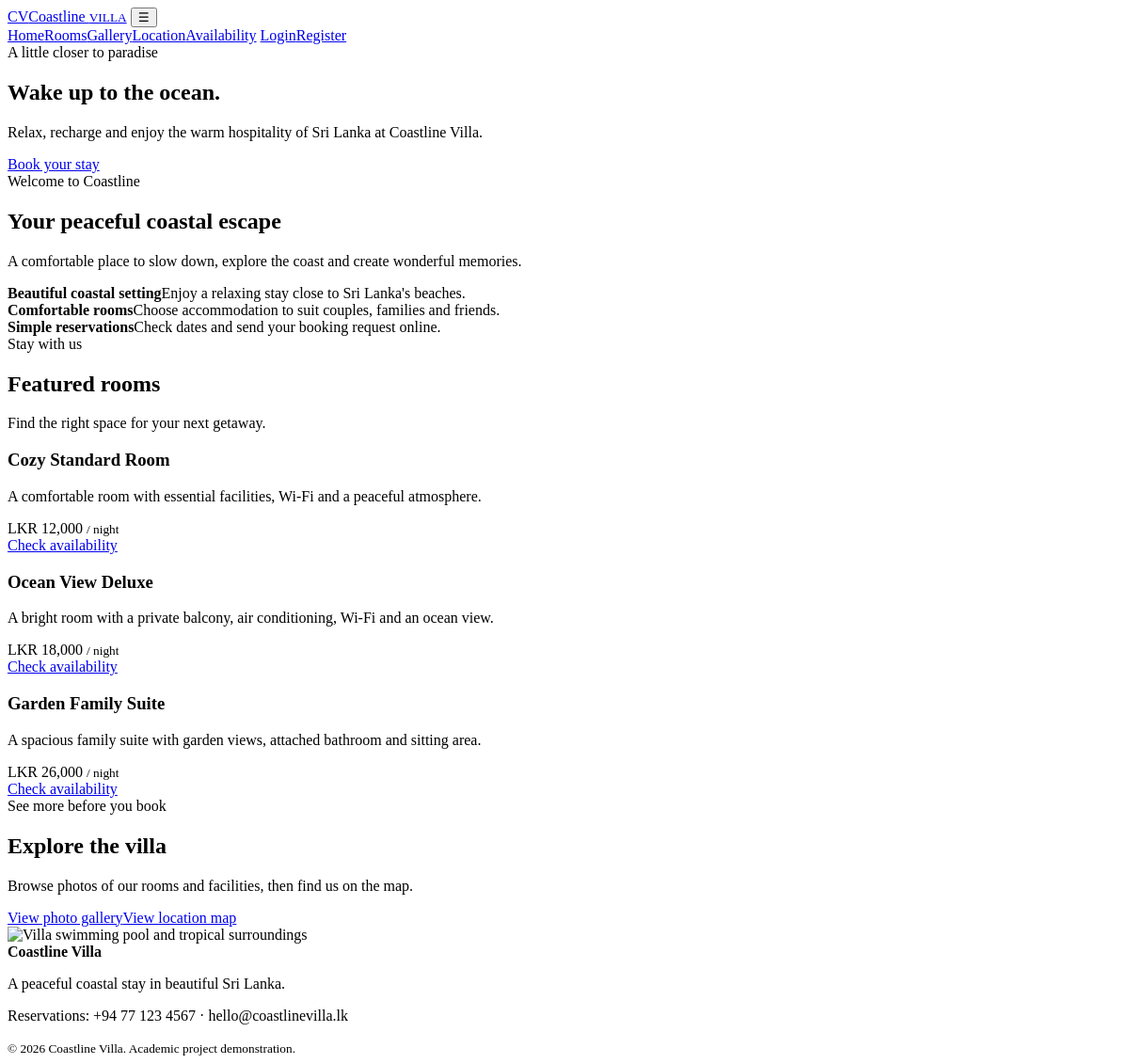
The page / on the database its author committed.
### tables this page shows
CREATE TABLE rooms (
  room_id INT AUTO_INCREMENT PRIMARY KEY,
  room_name VARCHAR(120) NOT NULL,
  room_type VARCHAR(80) NOT NULL,
  description TEXT,
  price_per_night DECIMAL(10,2) NOT NULL,
  max_guests INT NOT NULL DEFAULT 2,
  room_status ENUM('Available','Inactive') NOT NULL DEFAULT 'Available',
  created_at TIMESTAMP DEFAULT CURRENT_TIMESTAMP
);

### config.php (called while the page is built, shortened)
<?php
function e($value) {
    return htmlspecialchars((string)$value, ENT_QUOTES, 'UTF-8');
}

### index.php (the view, shortened to what this page needs)
<?php
require_once 'config.php';
$rooms = $pdo->query("SELECT * FROM rooms WHERE room_status='Available' ORDER BY price_per_night LIMIT 3")->fetchAll();
require 'includes/header.php';
?>
<section class="hero"><div class="hero-content"><span class="eyebrow">A little closer to paradise</span><h1>Wake up to the ocean.</h1><p>Relax, recharge and enjoy the warm hospitality of Sri Lanka at Coastline Villa.</p><a class="btn" href="availability.php">Book your stay</a></div></section>
<section class="section"><div class="section-head"><span class="eyebrow">Welcome to Coastline</span><h2>Your peaceful coastal escape</h2><p class="muted">A comfortable place to slow down, explore the coast and create wonderful memories.</p></div>
<div class="features"><div class="feature"><strong>Beautiful coastal setting</strong><span class="muted">Enjoy a relaxing stay close to Sri Lanka's beaches.</span></div><div class="feature"><strong>Comfortable rooms</strong><span class="muted">Choose accommodation to suit couples, families and friends.</span></div><div class="feature"><strong>Simple reservations</strong><span class="muted">Check dates and send your booking request online.</span></div></div></section>
<section class="section"><div class="section-head"><span class="eyebrow">Stay with us</span><h2>Featured rooms</h2><p class="muted">Find the right space for your next getaway.</p></div>
<div class="grid"><?php foreach($rooms as $r): ?><article class="room-card"><div class="room-image" style="background-image:url('https://images.unsplash.com/photo-1611892440504-42a792e24d32?auto=format&fit=crop&w=900&q=80')"></div><div class="room-body"><h3><?=e($r['room_name'])?></h3><p class="muted"><?=e($r['description'])?></p><div class="price">LKR <?=number_format($r['price_per_night'])?> <small>/ night</small></div><a class="btn small" href="availability.php">Check availability</a></div></article><?php endforeach;
 ?></div>
 ?></section>
<section class="section gallery-promo"><div><span class="eyebrow">See more before you book</span><h2>Explore the villa</h2><p class="muted">Browse photos of our rooms and facilities, then find us on the map.</p><div class="actions"><a class="btn" href="gallery.php">View photo gallery</a><a class="btn secondary" href="location.php">View location map</a></div></div><img src="https://images.unsplash.com/photo-1571896349842-33c89424de2d?auto=format&fit=crop&w=1000&q=80" alt="Villa swimming pool and tropical surroundings" loading="lazy"></section>
<?php require 'includes/footer.php';
 ?>

### assets/style.css (style rules this page uses)
:root { --navy:#173b43; --teal:#2f7775; --sand:#f4eee4; --gold:#c99b58; --ink:#233238; --muted:#68777a; --white:#fff; --line:#e5e8e5 }
* { box-sizing:border-box }
body { margin:0; background:#fbfaf7; color:var(--ink); font-family:'DM Sans',sans-serif; line-height:1.6 }
a { color:var(--teal); text-decoration:none }
.nav-links .nav-cta,.btn { background:var(--teal); color:white!important; padding:11px 18px; border-radius:7px; border:0; display:inline-block; font-weight:600; cursor:pointer }
.hero { min-height:440px; border-radius:18px; overflow:hidden; background:linear-gradient(90deg,#102f35dc,#102f3540),url('https://images.unsplash.com/photo-1571896349842-33c89424de2d?auto=format&fit=crop&w=1800&q=85') center/cover; display:flex; align-items:center; padding:60px; color:#fff }
.hero-content { max-width:610px }
.eyebrow { color:var(--gold); font-weight:700; letter-spacing:2px; text-transform:uppercase; font-size:12px }
.hero h1 { font:700 clamp(38px,6vw,64px)/1.1 'Playfair Display',serif; margin:12px 0 }
.hero p { font-size:17px; max-width:520px; color:#f4f4f0 }
h1,h2,h3 { color:var(--navy) }
h2 { font:700 32px 'Playfair Display',serif; margin:0 0 12px }
.section { margin:58px 0 }
.section-head { text-align:center; max-width:650px; margin:0 auto 28px }
.muted { color:var(--muted) }
.grid { display:grid; grid-template-columns:repeat(3,1fr); gap:22px }
.room-card,.panel,.form-card,.stat { background:white; border:1px solid var(--line); border-radius:13px; overflow:hidden; box-shadow:0 8px 24px #203c3c08 }
.room-body { padding:20px }
.room-body h3 { margin:0 0 5px }
.price { font-weight:700; color:var(--teal); font-size:18px }
.btn.secondary { background:#eaf1ee; color:var(--navy)!important }
.btn.small { padding:7px 12px; font-size:13px }
.actions { display:flex; gap:9px; flex-wrap:wrap; margin-top:14px }
.features { display:grid; grid-template-columns:repeat(3,1fr); gap:18px }
.feature { padding:22px; background:var(--sand); border-radius:12px }
.feature strong { display:block; color:var(--navy); font-size:17px }
.gallery-promo { display:grid; grid-template-columns:1fr 1fr; gap:25px; align-items:center; background:var(--sand); padding:25px; border-radius:15px }
.gallery-promo img { width:100%; height:260px; object-fit:cover; border-radius:12px }

### rows shown on the page
rooms: room_name "Cozy Standard Room", description "A comfortable room with essential facilities, Wi-Fi and a peaceful atmosphere.", price_per_night "12,000"
rooms: room_name "Ocean View Deluxe", description "A bright room with a private balcony, air conditioning, Wi-Fi and an ocean view.", price_per_night "18,000"
rooms: room_name "Garden Family Suite", description "A spacious family suite with garden views, attached bathroom and sitting area.", price_per_night "26,000"
